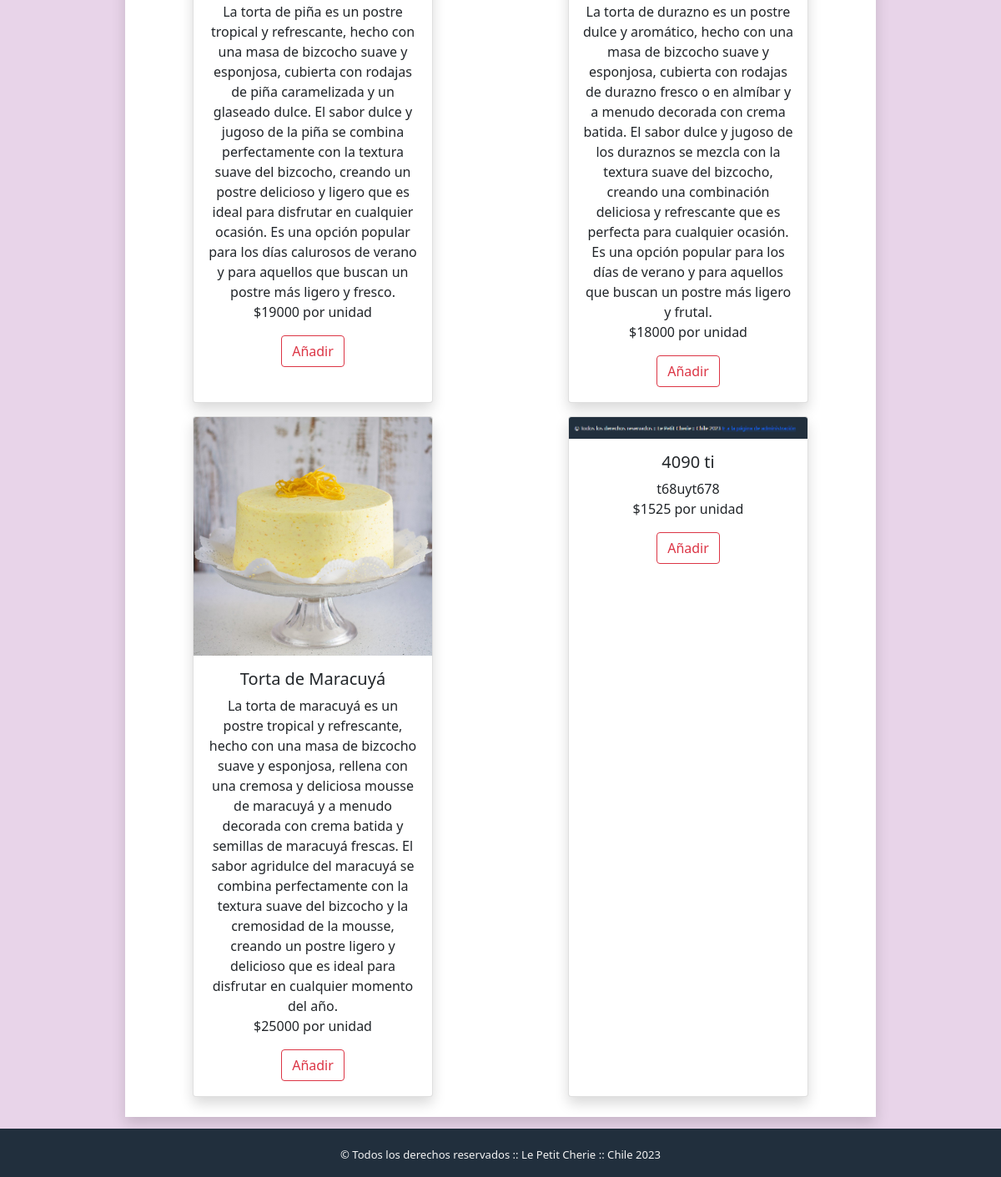
Page /tienda/tortas (lower part) on the earlier database version.
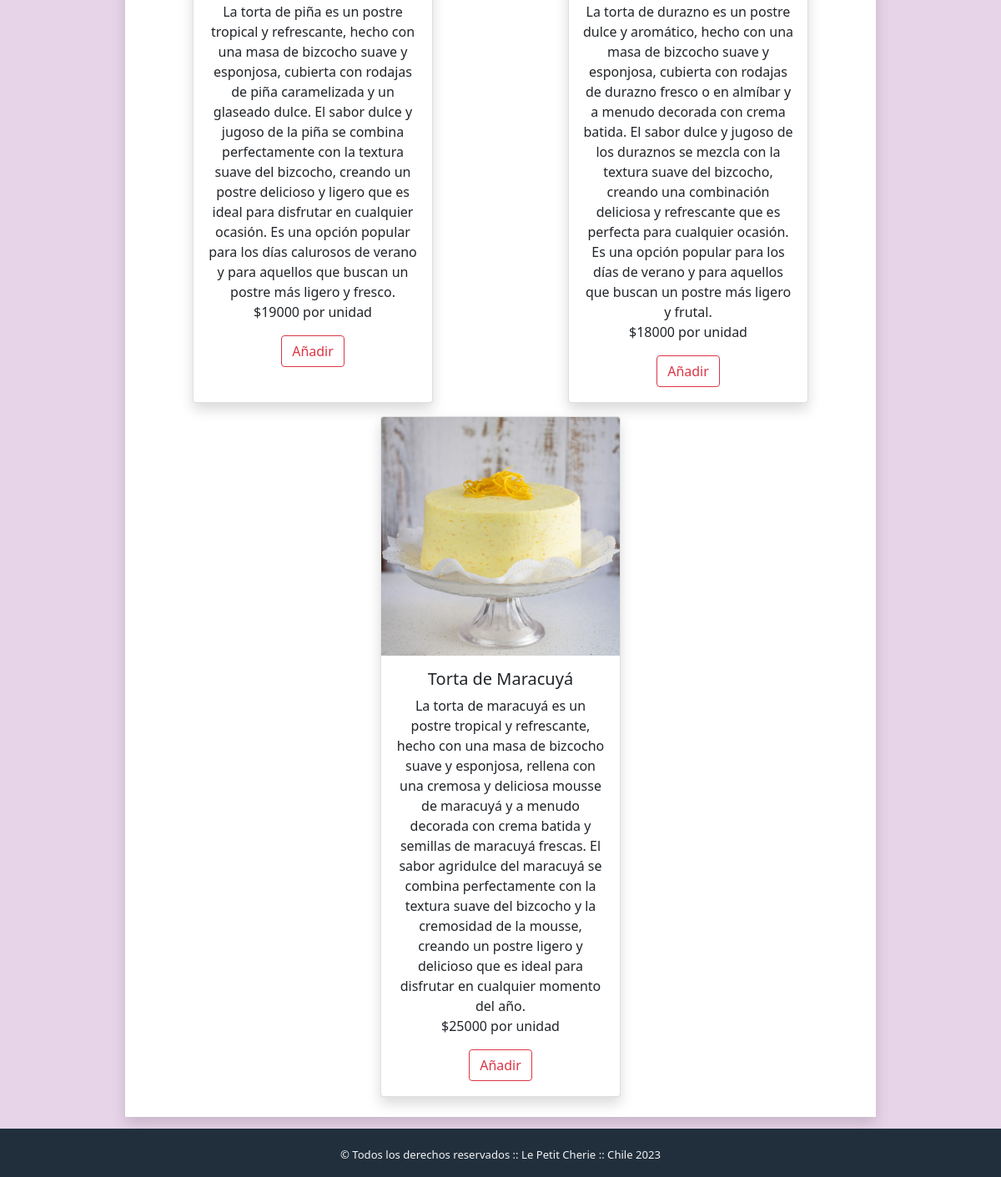
Same page on the later database version.
### tienda/models.py (models this page shows, shortened)
class Producto(models.Model):
    id_producto      = models.AutoField(primary_key=True)
    nombre_producto  = models.CharField(max_length=30)
    descripcion_prod = models.CharField(max_length=1000)
    valor_prod       = models.IntegerField(blank=False, null=False)
    imagen_prod      = models.ImageField(upload_to='img/', blank=False, null=False)
    id_tipo_producto = models.ForeignKey('tipoProducto', on_delete=models.CASCADE, db_column='idTipoProducto')

### tienda/views.py (the view)
# urls.py: path('tienda/tortas',tortas,name='tortas'),
def tortas(request):
    productos=Producto.objects.all()
    context={'productos':productos}
    return render(request, 'html/tortas.html', context)

### carro/context_processor.py (called while the page is built)
def valor_total_carro(request):
    total = 0
    carro = request.session.get("carro", {})
    for key, value in carro.items():
        precio = int(value.get("precio", 0))
        total += precio
    return {"valor_total_carro": total}

### tienda/templates/html/tortas.html (shortened to what this page needs)
{% load static %}
<!DOCTYPE html>
<html lang="en">
<head>
    <link rel="stylesheet" href="{% static 'css/styles.css' %}">
    <link href="https://cdn.jsdelivr.net/npm/bootstrap@5.0.2/dist/css/bootstrap.min.css" rel="stylesheet"
>
</head>
<body class="body-background2">
    <section>
        <div class="container-xl w-75 mt-5 shadow" style="background-color: white;">
            <center>
                <div class="row">
                    {% for n in productos %}
                    {% if n.id_tipo_producto.tipoProducto == "Pastelería" %}
                    <div class="col mt-3">
                        <div class="card shadow" style="width: 18rem; height: 51rem;">
                            <img src="{% static n.imagen_prod %}" class="card-img-top" alt="{{ n.nombre_producto }}">
                            <div class="card-body">
                                <h5 class="card-title">{{ n.nombre_producto }}</h5>
                                <p class="card-text">{{ n.descripcion_prod }}<br>
                                    ${{ n.valor_prod }} por unidad</p>
                                    <a type="button" class="btn btn-outline-danger" href="{% url 'carro:agregarCarrito' producto_id=n.id_producto %}" >Añadir</a>
                            </div>
                        </div>
                    </div>
                    {% endif %}
                    {% endfor %}
                </div><br>
            </center>
        </div>
    </section>
    <br><br><br>
    <footer class="fixed-bottom" style="display:grid; width:100%; align-self:baseline;">
      <div class="container">
        <br>
        <p class="small">&copy; Todos los derechos reservados :: Le Petit Cherie :: Chile 2023
        </p>
      </div>
    </footer>
</body>
</html>

### tienda/static/css/styles.css (style rules this page uses)
body { background-color: rgb(232, 212, 233); }
.body-background2 { background-color:rgb(232, 212, 233); }
footer { padding: 0% !important; margin: 0% !important; text-align: center; background-color:#212F3D; color: whitesmoke; font-size: 15px; }

Differences in the rows shown:
removed Producto: imagen_prod (picture), nombre_producto "4090 ti", descripcion_prod "t68uyt678", valor_prod "1525"
